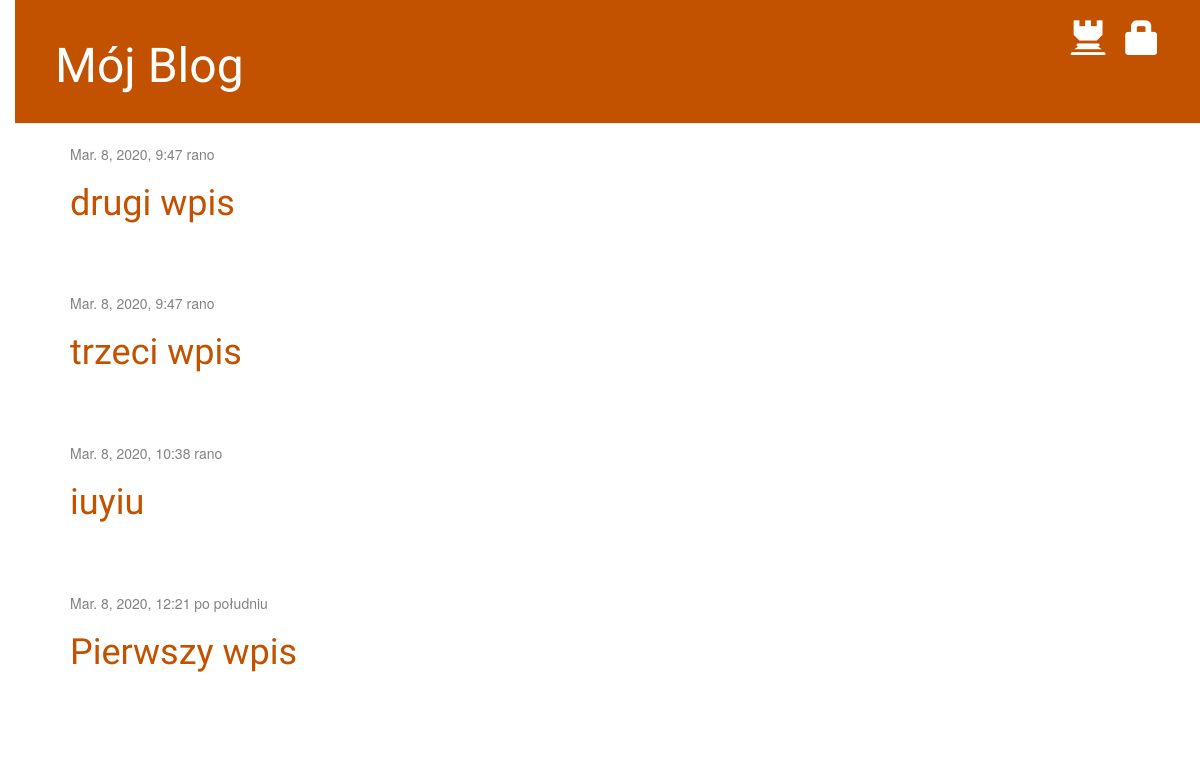
Before: / with the older database file.
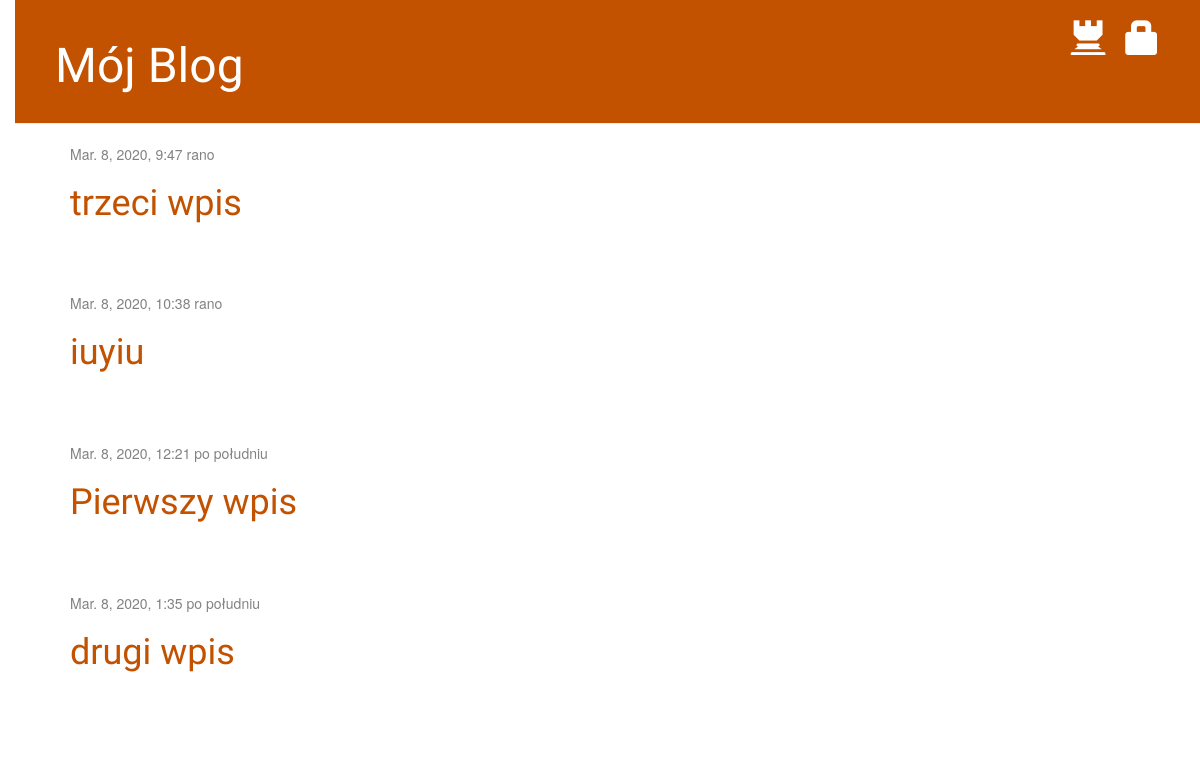
After: the same page with the newer database file.
### moj_blog/models.py (models this page shows)
class Post(models.Model):
    autor = models.CharField(max_length=30)
    tytul = models.CharField(max_length=100)
    tresc = models.TextField()
    data_publikacji = models.DateTimeField()

### moj_blog/views.py (the view)
# urls.py: path('', views.index, name='index'),
def index(request):
    posty = Post.objects.filter(data_publikacji__lte=timezone.now()).order_by(
        "data_publikacji"
    )
    return render(request, "moj_blog/index.html", {"posts": posty})

### moj_blog/templates/moj_blog/index.html
{% extends 'moj_blog/baza.html' %}
{% block content %}
{% for post in posts %}
    <div class='post'>
        <div class='date'>
            {{ post.data_publikacji }}
        </div>
        <h1><a href="{% url 'moj_blog:wpis' pk=post.pk %}">
        {{ post.tytul | linebreaksbr }}</a></h1>
    </div>
{% endfor %}
{% endblock content %}

### moj_blog/templates/moj_blog/baza.html (shortened to what this page needs)
{% load static %}
<html>
    <head>
        <link rel="stylesheet" href="//maxcdn.bootstrapcdn.com/bootstrap/3.2.0/css/bootstrap.min.css">
        <link rel="stylesheet" href="//maxcdn.bootstrapcdn.com/bootstrap/3.2.0/css/bootstrap-theme.min.css">
        <link rel="stylesheet" href="{% static 'css/blog.css' %}">
    </head>
    <body>
        <div class="page-header">
            {% if user.is_authenticated %}
                <a href="{% url 'moj_blog:nowy' %}" class="top-menu"><span class="glyphicon glyphicon-plus"></span></a>
                <p class="top-menu">Hello {{ user.username }} <small>(<a href="{% url 'logout' %}">Log out</a>)</small></p>
            {% else %}
                <a href="{% url 'login' %}" class="top-menu"><span class="glyphicon glyphicon-lock"></span></a>
                <a href="{% url 'rejestracja' %}" class="top-menu"><span class="glyphicon glyphicon-tower"></span></a>
            {% endif %}
            <h1><a href="/">Mój Blog</a></h1>
        </div>
        <div class="content container">
            <div class="row">
                <div class="col-md-8">
                {% block content %}
                {% endblock %}
                </div>
            </div>
        </div>
    </body>
</html>

### moj_blog/static/css/blog.css (style rules this page uses)
h1 a, h2 a { color: #C25100; font-family: 'Lobster'; }
body { padding-left: 15px; }
.page-header { background-color: #C25100; margin-top: 0; padding: 20px 20px 20px 40px; }
.page-header h1, .page-header h1 a, .page-header h1 a:visited, .page-header h1 a:active { color: #ffffff; font-size: 36pt; text-decoration: none; }
.content { margin-left: 40px; }
h1, h2, h3, h4 { font-family: 'Lobster', cursive; }
.date { color: #828282; }
.top-menu, .top-menu:hover, .top-menu:visited { color: #ffffff; float: right; font-size: 26pt; margin-right: 20px; }
.post { margin-bottom: 70px; }

Changed rows visible on the page:
changed Post "drugi wpis": data_publikacji "Mar. 8, 2020, 9:47 rano" → "Mar. 8, 2020, 1:35 po południu"; moves down the list
